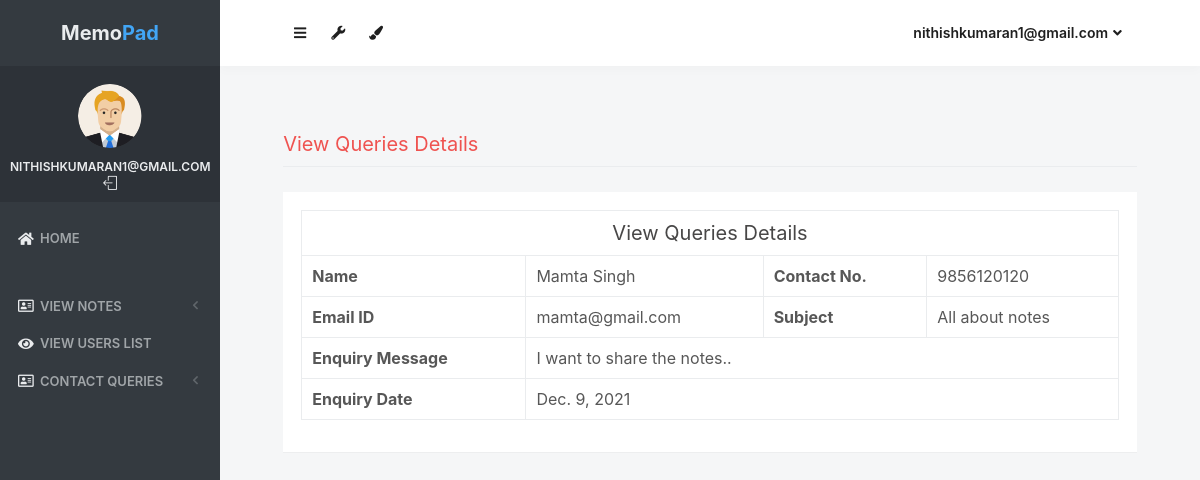
The app's page /view_queries/2 (signed in) with its own data.
### notes/models.py (models this page shows, shortened)
class Contact(models.Model):
    fullname = models.CharField(max_length=100, null=True)
    email = models.CharField(max_length=50, null=True)
    mobile = models.CharField(max_length=15, null=True)
    subject = models.CharField(max_length=100, null=True)
    message = models.CharField(max_length=300, null=True)
    msgdate = models.DateField(null=True)
    isread = models.CharField(max_length=10,null=True)

### notes/views.py (the view)
# urls.py: path('view_queries/<int:pid>', view_queries, name='view_queries'),
def view_queries(request,pid):
    if not request.user.is_authenticated:
        return redirect('login_admin')
    contact = Contact.objects.get(id=pid)
    contact.isread = "yes"
    contact.save()
    return render(request,'view_queries.html', locals())

### notes/templates/view_queries.html (shortened to what this page needs)
{% load static %}
<html lang="en" class="no-focus">
    <head>
        <link rel="stylesheet" href="{% static 'js/plugins/datatables/dataTables.bootstrap4.min.css' %}">
        <link rel="stylesheet" id="css-main" href="{% static 'css1/codebase.min.css' %}">
    </head>
    <body>
        <div id="page-container" class="sidebar-o sidebar-inverse side-scroll page-header-fixed main-content-narrow">
         {% include "sidebar.html" %}
            {% include "admin_nav.html" %}
            <main id="main-container">
                <div class="content">
                    <h2 class="content-heading text-danger">View Queries Details</h2>
                    <div class="block">
                        <div class="block-content block-content-full">
                            <table class="table table-bordered">
                                <tr align="center">
                                    <td colspan="4" style="font-size : 20px; color : rgb(72, 71, 71)"> View Queries Details</td>
                                </tr>
                                <tr>
                                    <th>Name</th>
                                    <td>{{contact.fullname}}</td>
                                    <th>Contact No.</th>
                                    <td>{{contact.mobile}}</td>
                                </tr>
                                <tr>
                                    <th>Email ID</th>
                                    <td>{{contact.email}}</td>
                                    <th>Subject</th>
                                    <td>{{contact.subject}}</td>
                                </tr>
                                <tr>
                                    <th>Enquiry Message</th>
                                    <td colspan="3">{{contact.message}}</td>
                                </tr>
                                <tr>
                                    <th>Enquiry Date</th>
                                    <td colspan="3">{{contact.msgdate}}</td>
                                </tr>
                            </table>
                        </div>
                    </div>
                </div>
            </main>
</div>
        <link rel="stylesheet" href="https://use.fontawesome.com/releases/v5.6.3/css/all.css">
    </body>
</html>

### notes/templates/sidebar.html (shortened to what this page needs)
{% load static %}
   <nav id="sidebar">
                <div id="sidebar-scroll">
                    <div class="sidebar-content">
                        <div class="content-header content-header-fullrow px-15">
                            <div class="content-header-section text-center align-parent sidebar-mini-hidden">
                                <div class="content-header-item">
                                    <a class="link-effect font-w700" href="{% url 'admin_home' %}">
                                           <span class="font-size-xl text-dual-primary-dark">Memo</span><span class="font-size-xl text-primary">Pad</span>
                                    </a>
                                </div>
                            </div>
                        </div>
                        <div class="content-side content-side-full content-side-user px-10 align-parent">
                            <div class="sidebar-mini-hidden-b text-center">
                                <a class="img-link" href="be_pages_generic_profile.html">
                                    <img class="img-avatar" src="{% static 'img/avatars/user1.png' %}" alt="">
                                </a>
                                <ul class="list-inline mt-10">
                                    <li class="list-inline-item">
                                        <a class="link-effect text-dual-primary-dark font-size-xs font-w600 text-uppercase" href="{% url 'admin_home' %}">{{ request.user.username }}</a>
                                    </li>
                                    <li class="list-inline-item">
                                        <a class="link-effect text-dual-primary-dark" href="{% url 'logout' %}">
                                            <i class="si si-logout"></i>
                                        </a>
                                    </li>
                                </ul>
                            </div>
                        </div>
                        <div class="content-side content-side-full">
                            <ul class="nav-main">
                                <li class="open">
                                    <a href="{% url 'admin_home' %}"><i class="fas fa-home"></i><span class="sidebar-mini-hide">Home</span></a>
                                </li>
                                <li class="nav-main-heading"><span class="sidebar-mini-visible">UI</span></li>
                                <li>
                                    <a class="nav-submenu" data-toggle="nav-submenu"><i class="far fa-address-card"></i>View Notes</a>
                                </li>
                                <li>
                                    <a  href="{% url 'view_users' %}"><i class="fas fa-eye"></i><span class="sidebar-mini-hide">View Users list</span></a>
                                </li>
                                <li>
                                    <a class="nav-submenu" data-toggle="nav-submenu"><i class="far fa-address-card"></i>Contact Queries</a>
                                </li>
                           </ul>
                        </div>
                    </div>
                </div>
            </nav>

### notes/templates/admin_nav.html (shortened to what this page needs)
{% load static %}
            <header id="page-header">
                <div class="content-header">
                    <div class="content-header-section">
                        <button type="button" class="btn btn-circle btn-dual-secondary" data-toggle="layout" data-action="sidebar_toggle">
                            <i class="fa fa-navicon"></i>
                        </button>
                        <div class="btn-group" role="group">
                            <button type="button" class="btn btn-circle btn-dual-secondary" id="page-header-options-dropdown" data-toggle="dropdown" aria-haspopup="true" aria-expanded="false">
                                <i class="fa fa-wrench"></i>
                            </button>
                        </div>
                        <div class="btn-group" role="group">
                            <button type="button" class="btn btn-circle btn-dual-secondary" id="page-header-themes-dropdown" data-toggle="dropdown" aria-haspopup="true" aria-expanded="false">
                                <i class="fa fa-paint-brush"></i>
                            </button>
                        </div>
                    </div>
                    <div class="content-header-section">
                        <div class="btn-group" role="group">
                            <button type="button" class="btn btn-rounded btn-dual-secondary" id="page-header-user-dropdown" data-toggle="dropdown" aria-haspopup="true" aria-expanded="false">
                                {{ request.user.username}}<i class="fa fa-angle-down ml-5"></i>
                            </button>
                        </div>
                    </div>
                </div>
            </header>

### records on screen
Contact: fullname "Mamta Singh", mobile "9856120120", email "mamta@gmail.com", subject "All about notes", message "I want to share the notes..", msgdate "Dec. 9, 2021"

### other values on screen
{{ request.user.username }} "NITHISHKUMARAN1@GMAIL.COM"
{{ request.user.username }} "nithishkumaran1@gmail.com"
